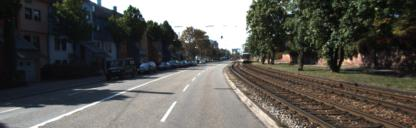
#> input picture pytorch-superpoint/datasets/kitti/2011_09_26_drive_0001_sync_02/0000000000.jpg, 416 x 128 px
$ python -i phog.py   (imports and definitions only)   (older library calls are emulated)
#> lines starting #> are read from the running program, lines starting #| are printed output that depends on the picture
import numpy as np
import cv2


def _get_gray_image(image):
    if len(image.shape) == 3:
        return cv2.cvtColor(image, cv2.COLOR_RGB2GRAY)
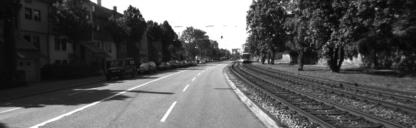
#> returned value: shape (128, 416); min 1, max 255, mean 88.1
    return image


def build_integral_histogram(image, n_bins=20, angle=180):
    gray = _get_gray_image(image)
    h, w = gray.shape[:2]
#> h = 128; w = 416

    edges = cv2.Canny(gray, 100, 200)
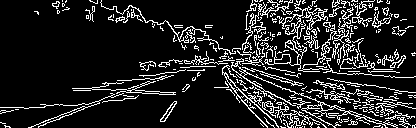
#> edges: shape (128, 416); 14.1% white in thin lines or dots
    y_coords, x_coords = np.nonzero(edges)
#> y_coords = 7483 values from 0 to 127; x_coords = 7483 values, max 415 at index 2894, min 0 at index 6224, mean 272.2

    if len(y_coords) == 0:
        return np.zeros((h + 1, w + 1, n_bins), dtype=np.float32)

    grad_x = cv2.Sobel(gray, cv2.CV_64F, 1, 0, ksize=3)
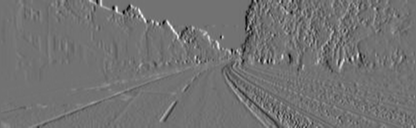
#> grad_x: shape (128, 416) float64; min -647, max 795, mean 0.1; drawn with min black and max white
    grad_y = cv2.Sobel(gray, cv2.CV_64F, 0, 1, ksize=3)
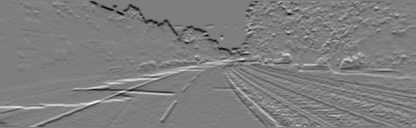
#> grad_y: shape (128, 416) float64; min -759, max 767, mean 0.3; drawn with min black and max white

    gx = grad_x[y_coords, x_coords]
#> gx = 7483 values, max 795 at index 1596, min -647 at index 1003, mean 1.19
    gy = grad_y[y_coords, x_coords]
#> gy = 7483 values, max 767 at index 5801, min -759 at index 740, mean 3.47
    magnitude = np.sqrt(gx**2 + gy**2)
#> magnitude = 7483 values, max 860.4 at index 1596, min 0 at index 7482, mean 219.6

    if angle == 180:
        orientation = (np.arctan2(gy, gx) + np.pi/2) * 180 / np.pi
#> orientation = 7483 values, max 270 at index 1, min -89.68 at index 2972, mean 91.2
        orientation = np.mod(orientation, 180)
#> orientation = 7483 values, max 179.9 at index 4963, min 0 at index 2894, mean 86.85
    else:
        orientation = (np.arctan2(gy, gx) + np.pi) * 180 / np.pi
        orientation = np.mod(orientation, 360)

    bin_width = angle / n_bins
    index_float = orientation / bin_width
#> index_float = 7483 values, max 19.99 at index 4963, min 0 at index 2894, mean 9.65

    bin1 = np.floor(index_float).astype(int) % n_bins
#> bin1 = 7483 values, max 19 at index 83, min 0 at index 40, mean 9.16
    bin2 = (bin1 + 1) % n_bins
#> bin2 = 7483 values, max 19 at index 43, min 0 at index 83, mean 8.54

    f = index_float - np.floor(index_float)
#> f = 7483 values, max 1 at index 2610, min 0 at index 0, mean 0.49
    w1 = (1.0 - f) * magnitude
#> w1 = 7483 values, max 738.4 at index 740, min 0 at index 7482, mean 111.2
    w2 = f * magnitude
#> w2 = 7483 values, max 724.5 at index 1382, min 0 at index 0, mean 108.4

    H = np.zeros((h, w, n_bins), dtype=np.float32)

    H[y_coords, x_coords, bin1] += w1
    H[y_coords, x_coords, bin2] += w2

    integral_H = np.zeros((h + 1, w + 1, n_bins), dtype=np.float32)
    integral_H[1:, 1:] = H.cumsum(axis=0).cumsum(axis=1)

    return integral_H


# [61 lines left out: function extract_batch_phog, not called in this run]

>>> import cv2
>>> picture = cv2.cvtColor(cv2.imread('../pytorch-superpoint/datasets/kitti/2011_09_26_drive_0001_sync_02/0000000000.jpg'), cv2.COLOR_BGR2RGB)
>>> result = build_integral_histogram(picture)

$ run again, on pytorch-superpoint/datasets/kitti/2011_09_26_drive_0001_sync_02/0000000003.jpg
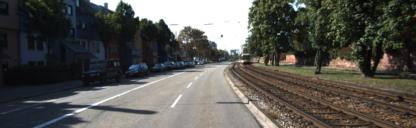
#> input picture pytorch-superpoint/datasets/kitti/2011_09_26_drive_0001_sync_02/0000000003.jpg, 416 x 128 px
#> in build_integral_histogram, `edges = cv2.Canny(gray, 100, 200)`:
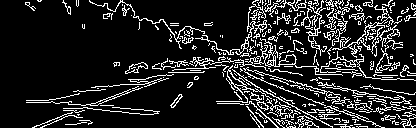
#> edges: shape (128, 416); 14.4% white in thin lines or dots
#> y_coords = 7652 values from 0 to 127; x_coords = 7652 values, max 415 at index 383, min 25 at index 96, mean 274.9
#> in build_integral_histogram, `grad_y = cv2.Sobel(gray, cv2.CV_64F, 0, 1, ksize=3)`:
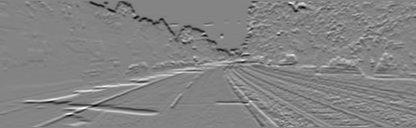
#> grad_y: shape (128, 416) float64; min -812, max 756, mean -1; drawn with min black and max white
#> gx = 7652 values, max 791 at index 808, min -686 at index 913, mean 2.77
#> gy = 7652 values, max 756 at index 6337, min -812 at index 485, mean -1.59
#> magnitude = 7652 values, max 827.9 at index 764, min 0 at index 7631, mean 223.5
#> in build_integral_histogram, `orientation = (np.arctan2(gy, gx) + np.pi/2) * 180 / np.pi`: orientation = 7652 values, max 270 at index 2, min -89.69 at index 1946, mean 91.28
#> in build_integral_histogram, `orientation = np.mod(orientation, 180)`: orientation = 7652 values, max 179.9 at index 1560, min 0 at index 383, mean 87.09
#> index_float = 7652 values, max 19.99 at index 1560, min 0 at index 383, mean 9.68
#> bin1 = 7652 values, max 19 at index 76, min 0 at index 48, mean 9.18
#> bin2 = 7652 values, max 19 at index 159, min 0 at index 76, mean 8.39
#> f = 7652 values, max 1 at index 2200, min 0 at index 0, mean 0.493
#> w1 = 7652 values, max 706.6 at index 1019, min 0 at index 7631, mean 112.9
#> w2 = 7652 values, max 800 at index 764, min 0 at index 0, mean 110.6
